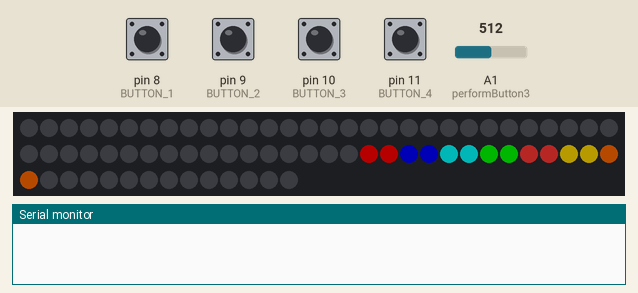
A sketch run on a simulated Arduino Uno, built with avr-gcc and run on an emulated ATmega328P. Shown: 74 RGB LEDs in strip order, left to right, continuing on the next row, the last lines printed to the serial monitor. Inputs (shaded band) come from the test bench; at power-on: pin 8 (BUTTON_1), pin 9 (BUTTON_2), pin 10 (BUTTON_3), pin 11 (BUTTON_4) HIGH, A1 (performButton3) = 512. Dim RGB values are drawn brighter than linear.

Above: at 1.2 s.
1.3 s: pin 9 (BUTTON_2) pulled LOW for 0.15 s
At 1.46 s:
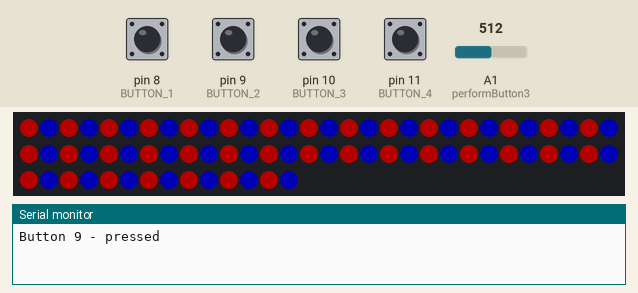
2.0 s: pin 10 (BUTTON_3) pulled LOW for 1 s
At 2.8 s:
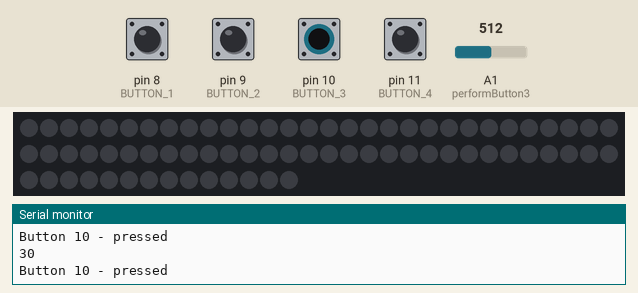
4.5 s: pin 8 (BUTTON_1) pulled LOW for 0.15 s
5.2 s: pin 9 (BUTTON_2) pulled LOW for 1 s
At 5.39 s:
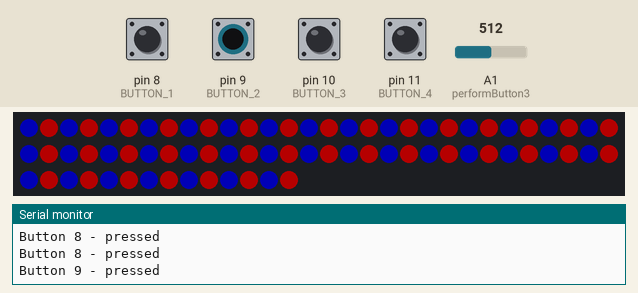
6.8 s: pin 8 (BUTTON_1) pulled LOW for 1 s
8.4 s: pin 10 (BUTTON_3) pulled LOW for 0.15 s
At 8.8 s:
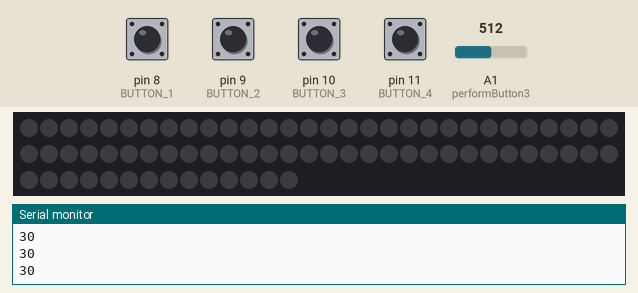

Measured:
- after the input at 1.3 s, the LEDs: change at once (image 1)
- after the input at 2.0 s, the LEDs: change after 0.28 s (image 2)
- after the input at 5.2 s, the LEDs: change at once (image 3)
- after the input at 8.4 s, the LEDs: change after 0.08 s (image 4)

The sketch:

Sign_v2.ino
```cpp
#include <Adafruit_NeoPixel.h>

#define LED_DATA_PIN 5
#define PINCOUNT 74 //16

#define BUTTON_1 8
#define BUTTON_2 9
#define BUTTON_3 10
#define BUTTON_4 11


#define PIR_PIN     6


// Parameter 1 = number of pixels in strip
// Parameter 2 = pin number (most are valid)
// Parameter 3 = pixel type flags, add together as needed:
//   NEO_KHZ800  800 KHz bitstream (most NeoPixel products w/WS2812 LEDs)
//   NEO_KHZ400  400 KHz (classic 'v1' (not v2) FLORA pixels, WS2811 drivers)
//   NEO_GRB     Pixels are wired for GRB bitstream (most NeoPixel products)
//   NEO_RGB     Pixels are wired for RGB bitstream (v1 FLORA pixels, not v2)
Adafruit_NeoPixel strip = Adafruit_NeoPixel(PINCOUNT, LED_DATA_PIN, NEO_GRB + NEO_KHZ800);

int currentButton = BUTTON_1;

uint32_t red = strip.Color(255,0,0);
uint32_t green = strip.Color(0,255,0);
uint32_t blue = strip.Color(0,0,255);
uint32_t magenta = strip.Color(255,0,255);
//uint32_t hotpink = strip.Color(255,147,105);
uint32_t hotpink = strip.Color( 255,55,51 );
uint32_t yellow = strip.Color(255,215,0);
uint32_t cyan = strip.Color(0,255,255);
uint32_t orange = strip.Color(255,102,0);

uint32_t flip = 0;

void setup() {
  Serial.begin(9600);

  strip.begin();

  pinMode(BUTTON_1, INPUT_PULLUP);
  pinMode(BUTTON_2, INPUT_PULLUP);
  pinMode(BUTTON_3, INPUT_PULLUP);
  pinMode(BUTTON_4, INPUT_PULLUP);

  pinMode(PIR_PIN, INPUT);

}

void loop() {

  checkForButtons();
  switch( currentButton ) {
    case BUTTON_1:
      performButton1();
      break;
    case BUTTON_2:
      performButton2();
      break;
    case BUTTON_3:
      performButton3();
      break;
    case BUTTON_4:
      performButton4();
      break;
  }

  performDelay();

}

void checkForButtons() {

    for ( int i=BUTTON_1; i <= BUTTON_4; i++) {
      if ( !digitalRead( i ) ) {
        Serial.print( "Button " );
        Serial.print( i );
        Serial.println( " - pressed" );
        currentButton = i;
        break;
      }
    }
}

void performDelay() {
  switch( currentButton ) {
    case BUTTON_1:
      delay(40); // Was 30
      break;
    case BUTTON_2:
      delay(300);
      break;
    case BUTTON_3:
      delay(0);
      break;
    case BUTTON_4:
      delay(0);
      break;
  }
}

int currentPixel = PINCOUNT -1;
int bandLength = 7;

void performButton1() {
  resetLEDS();
  strip.setBrightness(65);

  strip.setPixelColor( currentPixel, red );
  strip.setPixelColor( (currentPixel + 1 > PINCOUNT - 1 ) ? (currentPixel + 1) - PINCOUNT: currentPixel + 1, red );
  strip.setPixelColor( (currentPixel + 2 > PINCOUNT - 1 ) ? (currentPixel + 2) - PINCOUNT: currentPixel + 2, blue );
  strip.setPixelColor( (currentPixel + 3 > PINCOUNT - 1 ) ? (currentPixel + 3) - PINCOUNT: currentPixel + 3, blue );
  strip.setPixelColor( (currentPixel + 4 > PINCOUNT - 1 ) ? (currentPixel + 4) - PINCOUNT: currentPixel + 4, cyan );
  strip.setPixelColor( (currentPixel + 5 > PINCOUNT - 1 ) ? (currentPixel + 5) - PINCOUNT: currentPixel + 5, cyan );
  strip.setPixelColor( (currentPixel + 6 > PINCOUNT - 1 ) ? (currentPixel + 6) - PINCOUNT: currentPixel + 6, green );
  strip.setPixelColor( (currentPixel + 7 > PINCOUNT - 1 ) ? (currentPixel + 7) - PINCOUNT: currentPixel + 7, green );
  strip.setPixelColor( (currentPixel + 8 > PINCOUNT - 1 ) ? (currentPixel + 8) - PINCOUNT: currentPixel + 8, hotpink );
  strip.setPixelColor( (currentPixel + 9 > PINCOUNT - 1 ) ? (currentPixel + 9) - PINCOUNT: currentPixel + 9, hotpink );
  strip.setPixelColor( (currentPixel + 10 > PINCOUNT - 1 ) ? (currentPixel + 10) - PINCOUNT: currentPixel + 10, yellow );
  strip.setPixelColor( (currentPixel + 11 > PINCOUNT - 1 ) ? (currentPixel + 11) - PINCOUNT: currentPixel + 11, yellow );
  strip.setPixelColor( (currentPixel + 12 > PINCOUNT - 1 ) ? (currentPixel + 12) - PINCOUNT: currentPixel + 12, orange );
  strip.setPixelColor( (currentPixel + 13 > PINCOUNT - 1 ) ? (currentPixel + 13) - PINCOUNT: currentPixel + 13, orange );
  strip.show();

  if ( currentPixel == 0 ) {
    currentPixel = PINCOUNT - 1;
  } else {
    currentPixel--;
  }

}

void performButton2() {
  resetLEDS();
  strip.setBrightness(65);
  if ( flip == 0 ) {

    for ( int i=0; i<150; i=i+2 ) {
      strip.setPixelColor( i, red );
      strip.setPixelColor( i + 1, blue );
    }
    flip = 1;
  } else {
    for ( int i=0; i<150; i=i+2 ) {
      strip.setPixelColor( i, blue );
      strip.setPixelColor( i + 1, red );
    }
    flip = 0;
  }

  strip.show();

}

void performButton3()
{
  //resetLEDS();
  for (int i=0; i < PINCOUNT; i++ )
  {
     strip.setPixelColor(i,blue);
  }


  unsigned long startMillis= millis();  // Start of sample window
  unsigned int peakToPeak = 0;   // peak-to-peak level

  unsigned int signalMax = 0;
  unsigned int signalMin = 1024;
  unsigned int sample;
   // collect data for 50 mS
   while (millis() - startMillis < 50)
   {
      sample = analogRead(A1);
      if (sample < 1024)  // toss out spurious readings
      {
         if (sample > signalMax)
         {
            signalMax = sample;  // save just the max levels
         }
         else if (sample < signalMin)
         {
            signalMin = sample;  // save just the min levels
         }
      }
   }
   peakToPeak = signalMax - signalMin;  // max - min = peak-peak amplitude
  if ( peakToPeak  < 30 ) {
    peakToPeak = 30;
  }
  Serial.println(peakToPeak);
  strip.setBrightness( map(peakToPeak,30,500,0,255) );
  strip.show();
}

void performButton4()
{
  strip.setBrightness(255);
  if ( digitalRead( PIR_PIN) == LOW ) {
    resetLEDS();
  } else {
    for (int i=0; i < PINCOUNT; i++ )
    {
       strip.setPixelColor(i,red);
    }
  }

  strip.show();

}

void resetLEDS() {
  for ( int i=0; i < PINCOUNT; i++ )
  {
      strip.setPixelColor(i,0,0,0);
  }
  //strip.show();
}
```
